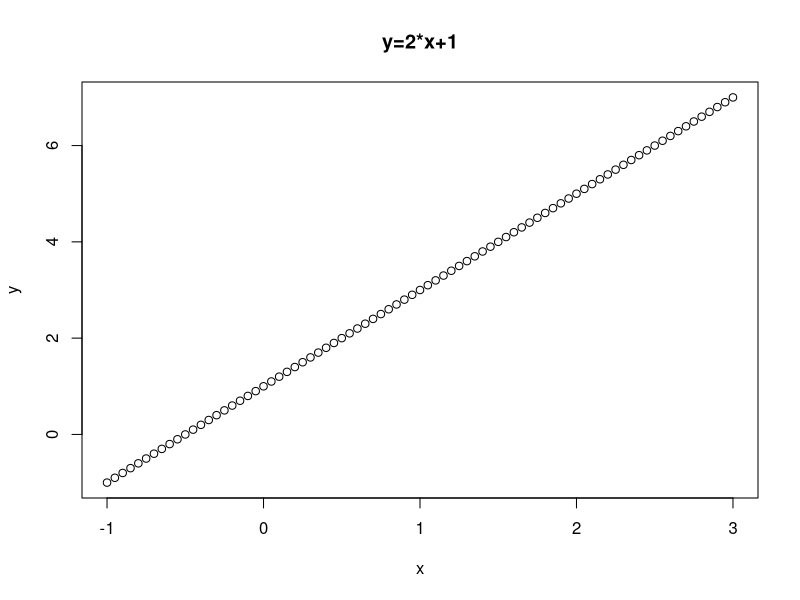

Source code (R): (Note: this script raises an error after producing the figure.)

rm(list=ls())

x <- scan()
y <- function(x) {
  return (2*x+1)
}
y(x)


myfunc01 <- function (x) {
  result = 2*x + 1
  return (result)
}
x <- 1
result <- myfunc01(x)
x <-2 
result <- myfunc01(x)

vec <- c(1:3)
result <- myfunc01(vec)

x <- seq(-1, 3, by=0.05)
y <- myfunc01(x)
plot(x, y, main='y=2*x+1')


## example - function

myfunc02 <- function (x1, x2) {
  result <- x1 + 2 * x2 - 3
  return (result)
}

myfunc02(1,1)
myfunc02(1,2)
myfunc02(2,1)


## 주요내장함수
jumsu <- read.csv('jumsu.csv')
head(jumsu)
head(jumsu, n=3)
tail(jumsu, 2)
View(head(jumsu))
dim(jumsu)
str(jumsu)
summary(jumsu)

min(jumsu$math)
max(jumsu$math)
range(jumsu$eng)
mean(jumsu$math)

sort(jumsu$math)
median(jumsu$math)
sum(jumsu$math)
order(jumsu$math)

mymath <- jumsu$math
mymath**2
mymath%%3
booltest <- as.logical(mymath%%3 == 0)
sum(booltest)


data <- read.csv('mathfunc.csv')

kor <- data$kor
math <- data$math
eng <- data$eng
sqr(kor)
ceiling(kor)
floor(kor)
round(kor)
round(kor, 1)
cumsum(kor)

which.max(kor)
which.min(kor)

sin(pi/2)
cos(pi/2)
tan(pi/4)
log(10)
log10(10)

abs(-3)
vec <- c(1,2,3,3)
prod(vec)
su <- 5
factorial(su)

cnt <- c(1:10)
for(idx in cnt) {
  print(factorial(idx))
}

pmax(kor, eng, math)
pmax(kor)
pmax(kor, eng)
pmin(kor, eng, math)

